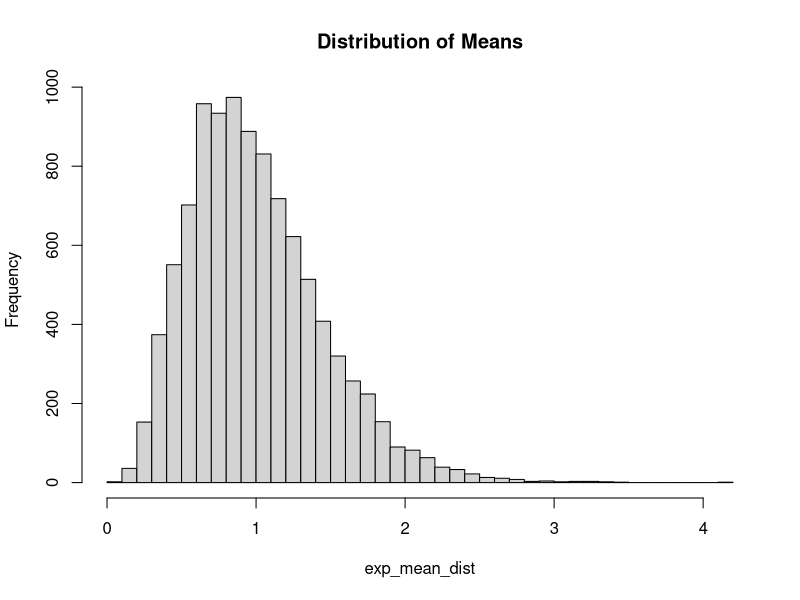
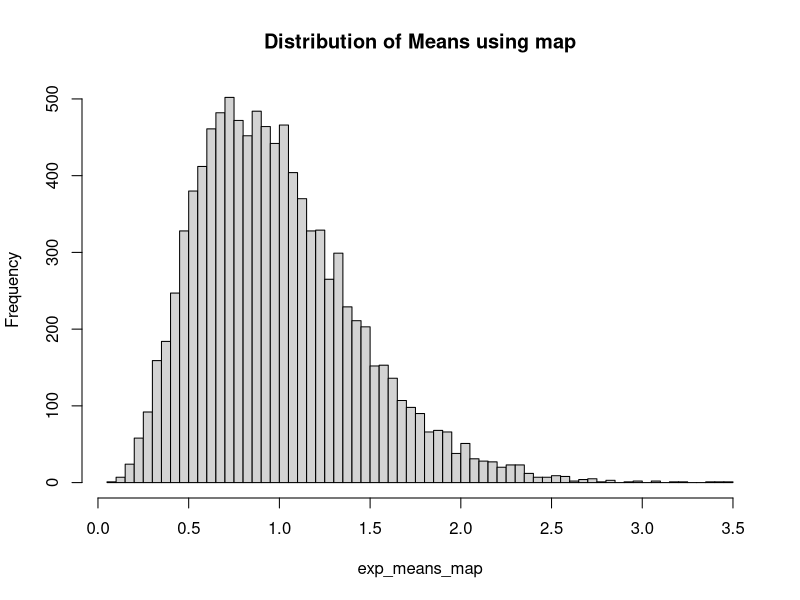
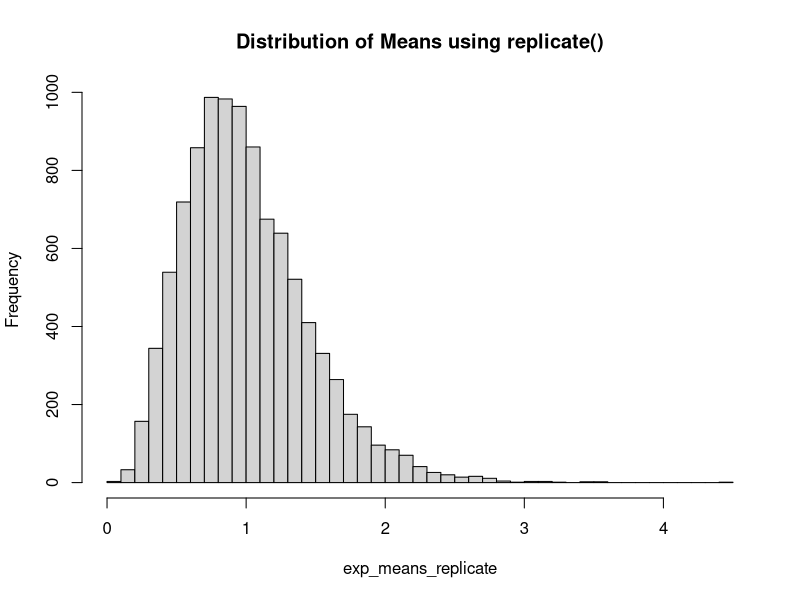
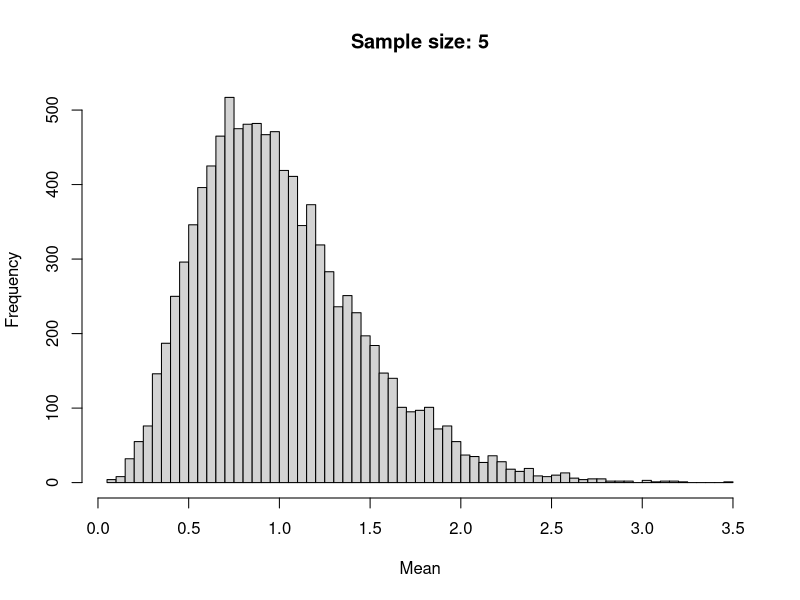
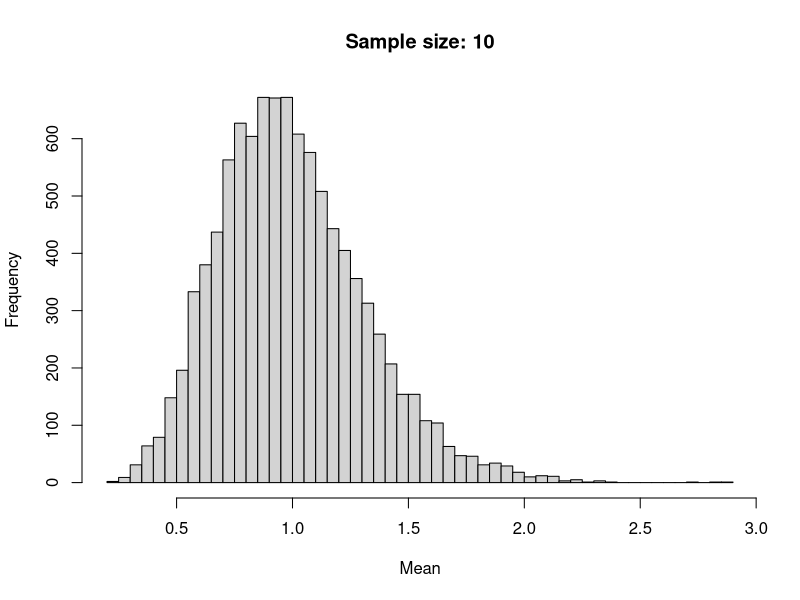
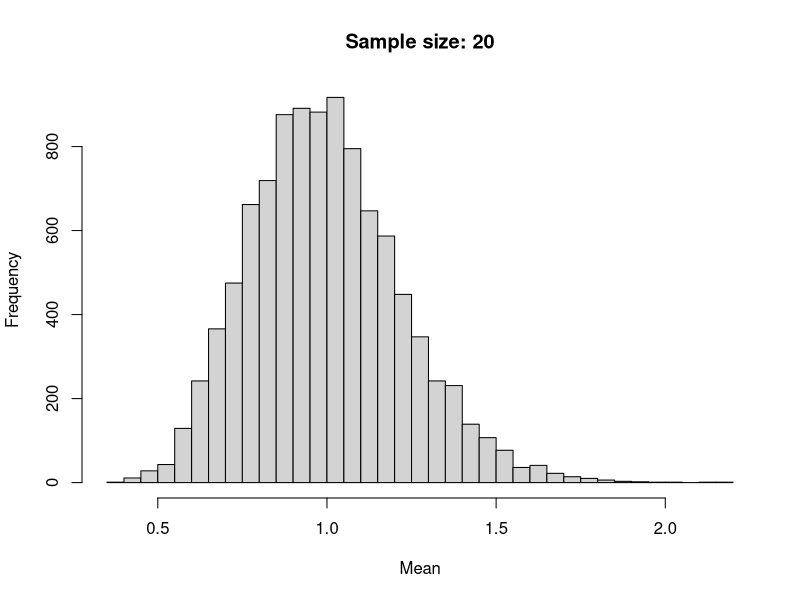

These charts were generated, in order, by the following R code:
library(tidyverse)
dt <- tribble(
  ~x, ~y, ~w, ~z,
  210, 300, 220, 180,
  102, 100, 119, 187,
  176, 175, 188, 173,
  87, 95, 91, 94,
  202, 210, 234, 218,
  110, 122, 131, 128
)
dt

#1_A
mean_dt <- map_dbl(dt, mean, na.rm = TRUE)
mean_dt


#1_B:
sd_dt <- map_dbl(dt, sd, na.rm = TRUE)
sd_dt


#1_C:
sqrt_dt <- map_df(dt, sqrt)
sqrt_dt



#1_D:
  # Define a function to calculate the desired statistics for each column
  calc_stats <- function(col) {
    c(
      mean = mean(col, na.rm = TRUE),
      max = max(col, na.rm = TRUE),
      q1 = quantile(col, 0.25, na.rm = TRUE),
      q3 = quantile(col, 0.75, na.rm = TRUE),
      median = median(col, na.rm = TRUE),
      min = min(col, na.rm = TRUE)
    )
  }

summary_stats <- sapply(dt, calc_stats)

summary_stats <- as.data.frame(summary_stats)
summary_stats



#Question 2:
exp_means <- function() {
  means <- numeric(10000)  
  for (i in 1:10000) {
    sample <- rexp(5, rate = 1)
    means[i] <- mean(sample)
  }
  return(means)
}

exp_mean_dist <- exp_means()

hist(exp_mean_dist, breaks = 50, main = "Distribution of Means")


#2_a
exp_means_map <- map_dbl(1:10000, ~mean(rexp(5, rate = 1)))

hist(exp_means_map, breaks = 50, main = "Distribution of Means using map")

#2_b
exp_means_replicate <- replicate(10000, mean(rexp(5, rate = 1)))

hist(exp_means_replicate, breaks = 50, main = "Distribution of Means using replicate()")

#2_c
exp_means_for_diff_sizes <- function() {
  sample_sizes <- c(5, 10, 20)
  for (n in sample_sizes) {
    means <- replicate(10000, mean(rexp(n, rate = 1)))
    hist(means, breaks = 50, main = paste("Sample size:", n), xlab = "Mean")
  }
}

exp_means_for_diff_sizes()

#Question 3
data(mtcars)

output <- numeric(ncol(mtcars)) 

for (i in seq_along(mtcars)) {  
  output[[i]] <- sd(mtcars[[i]], na.rm = TRUE)  
}
names(output) <- colnames(mtcars)
output





















